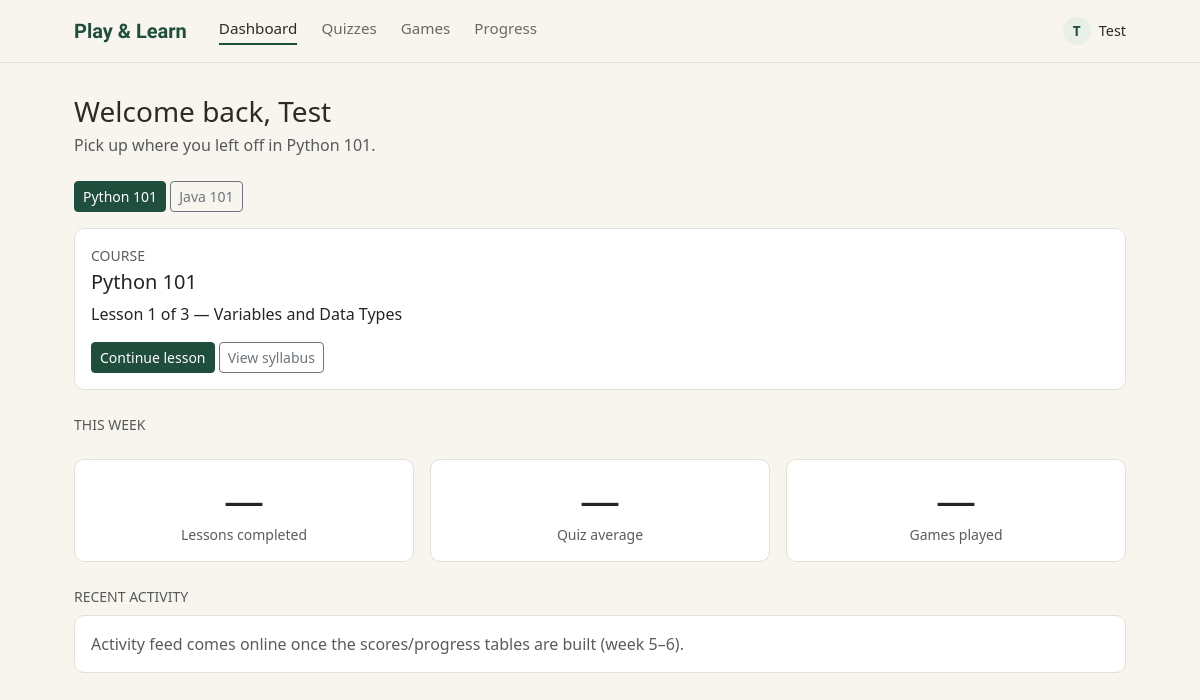
The page /student/dashboard.php (signed in) on the database its author committed.
### tables this page shows
CREATE TABLE `courses` (
  `course_id` int NOT NULL AUTO_INCREMENT,
  `title` varchar(100) NOT NULL,
  `description` text,
  `created_by` int NOT NULL,
  `created_at` timestamp NULL DEFAULT CURRENT_TIMESTAMP,
  PRIMARY KEY (`course_id`),
  KEY `created_by` (`created_by`),
  CONSTRAINT `courses_ibfk_1` FOREIGN KEY (`created_by`) REFERENCES `users` (`user_id`)
);

CREATE TABLE `lessons` (
  `lesson_id` int NOT NULL AUTO_INCREMENT,
  `course_id` int NOT NULL,
  `title` varchar(150) NOT NULL,
  `content` text,
  `game_type` varchar(50) DEFAULT NULL,
  `game_data` json DEFAULT NULL,
  `sort_order` int DEFAULT '0',
  PRIMARY KEY (`lesson_id`),
  KEY `course_id` (`course_id`),
  CONSTRAINT `lessons_ibfk_1` FOREIGN KEY (`course_id`) REFERENCES `courses` (`course_id`) ON DELETE CASCADE
);

### includes/auth.php (called while the page is built, shortened)
<?php
function current_user(): array
{
    return [
        'user_id'    => $_SESSION['user_id']    ?? null,
        'role'       => $_SESSION['role']       ?? null,
        'first_name' => $_SESSION['first_name'] ?? null,
    ];
}

### student/dashboard.php (the view, shortened to what this page needs)
<?php
require __DIR__ . '/../includes/auth.php';
require __DIR__ . '/../config/db.php';
$courses = $pdo->query('SELECT course_id, title FROM courses ORDER BY course_id')->fetchAll();
$course = null;
$course = $course ?? ($courses[0] ?? null);
$lessons = [];
if ($course) {
    $stmt = $pdo->prepare('SELECT lesson_id, title, sort_order FROM lessons WHERE course_id = ? ORDER BY sort_order, lesson_id');
    $stmt->execute([$course['course_id']]);
    $lessons = $stmt->fetchAll();
}
$total_lessons = count($lessons);
$current_lesson = $lessons[0] ?? null;
$current_index  = $total_lessons > 0 ? 1 : 0;
require __DIR__ . '/../includes/header.php';
?>
<div class="pl-welcome mb-4">
    <h1 class="h3 mb-1">Welcome back, <?= htmlspecialchars(current_user()['first_name'] ?? 'Student') ?></h1>
    <?php if ($course): ?>
        <p class="text-muted mb-0">Pick up where you left off in <?= htmlspecialchars($course['title']) ?>.</p>
    <?php endif; ?>
</div>
<div class="mb-3">
    <?php foreach ($courses as $c): ?>
        <a class="btn btn-sm <?= (int) $c['course_id'] === (int) $course['course_id'] ? 'btn-pl-primary' : 'btn-outline-secondary' ?>"
           href="/student/dashboard.php?course_id=<?= (int) $c['course_id'] ?>">
            <?= htmlspecialchars($c['title']) ?>
        </a>
    <?php endforeach; ?>
</div>
<?php if ($course): ?>
<div class="card pl-card mb-4">
    <div class="card-body">
        <p class="text-uppercase small text-muted mb-1">Course</p>
        <h2 class="h5"><?= htmlspecialchars($course['title']) ?></h2>
        <?php if ($current_lesson): ?>
            <p class="mb-3">
                Lesson <?= $current_index ?> of <?= $total_lessons ?> —
                <?= htmlspecialchars($current_lesson['title']) ?>
            </p>
            <a class="btn btn-pl-primary btn-sm" href="/student/lesson.php?id=<?= (int) $current_lesson['lesson_id'] ?>">
                Continue lesson
            </a>
            <a class="btn btn-outline-secondary btn-sm" href="/student/syllabus.php?course_id=<?= (int) $course['course_id'] ?>">
                View syllabus
            </a>
        <?php else: ?>
            <p class="text-muted mb-0">No lessons loaded for this course yet.</p>
        <?php endif; ?>
    </div>
</div>
<?php endif; ?>
<div class="row g-3 mb-4">
    <div class="col-12">
        <p class="text-uppercase small text-muted mb-2">This week</p>
    </div>
    <div class="col-md-4">
        <div class="card pl-card text-center">
            <div class="card-body">
                <p class="display-6 mb-0">—</p>
                <p class="text-muted small mb-0">Lessons completed</p>
            </div>
        </div>
    </div>
    <div class="col-md-4">
        <div class="card pl-card text-center">
            <div class="card-body">
                <p class="display-6 mb-0">—</p>
                <p class="text-muted small mb-0">Quiz average</p>
            </div>
        </div>
    </div>
    <div class="col-md-4">
        <div class="card pl-card text-center">
            <div class="card-body">
                <p class="display-6 mb-0">—</p>
                <p class="text-muted small mb-0">Games played</p>
            </div>
        </div>
    </div>
</div>
<div>
    <p class="text-uppercase small text-muted mb-2">Recent activity</p>
    <div class="card pl-card">
        <div class="card-body">
            <p class="text-muted mb-0">Activity feed comes online once the scores/progress tables are built (week 5–6).</p>
        </div>
    </div>
</div>
<?php require __DIR__ . '/../includes/footer.php'; ?>

### assets/css/style.css (style rules this page uses)
:root { --pl-cream: #F7F5EE; --pl-green-dark: #1F4E3D; --pl-green-mid: #2F6B4F; --pl-green-pale: #E7EFE6; --pl-border: #DDE3D6; --pl-text: #2B2B26; --pl-text-muted: #6B6A62; }
body { background: var(--pl-cream); color: var(--pl-text); font-family: 'Segoe UI', system-ui, -apple-system, sans-serif; }
.pl-card { background: #fff; border: 1px solid var(--pl-border); border-radius: 10px; }
.btn-pl-primary { background: var(--pl-green-dark); border-color: var(--pl-green-dark); color: #fff; }

### rows shown on the page
courses: title "Python 101"
courses: title "Java 101"
lessons: title "Variables and Data Types"

### other values the page prints
substr($user['first_name'] ?? '?', 0, 1) "T"
$user['first_name'] "Test"
current_user()['first_name'] "Test"
$current_index "1"
$total_lessons "3"
